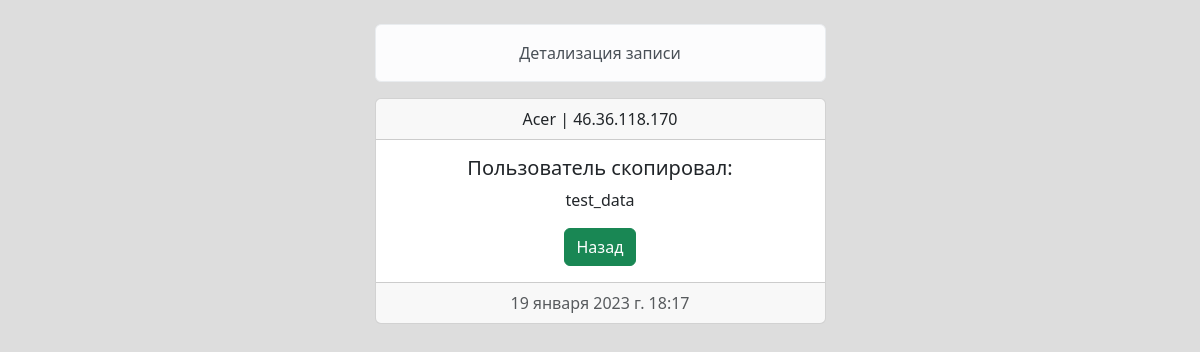
The page /detail/2/ on the database its author committed.
### main/models.py (models this page shows, shortened)
class Data(models.Model):
    user = models.CharField(max_length=255)
    ip = models.CharField(max_length=100)
    data = models.TextField()
    time = models.DateTimeField(auto_now_add=True)
    class Meta:
        verbose_name='Данные'
        verbose_name_plural='Данные'

### main/views.py (the view)
# urls.py: path('detail/<int:pk>/', DetailView.as_view(), name='detail_view'),
class DetailView(DetailView):
    model = Data
    template_name = 'main/detail_view.html'
    success_url = reverse_lazy('index')

### main/templates/main/detail_view.html (shortened to what this page needs)
{% extends 'main/layout.html' %}
{% block alert %}
    <div class="alert alert-light" role="alert">
        Детализация записи
    </div>
{% endblock %}
{% block main %}
    <div class="card text-center">
      <div class="card-header">
        {{ object.user }} | {{ object.ip }}
      </div>
      <div class="card-body">
        <h5 class="card-title">Пользователь скопировал:</h5>
        <p class="card-text">{{ object.data }}</p>
        <a href="{% url 'details' %}" class="btn btn-success">Назад</a>
      </div>
      <div class="card-footer text-muted">
        {{ object.time }}
      </div>
    </div>
{% endblock %}

### main/templates/main/layout.html (style rules this page uses)
body { background: #ddd; }

### rows shown on the page
Data: user "Acer", ip "46.36.118.170", data "test_data", time "19 января 2023 г. 18:17"
